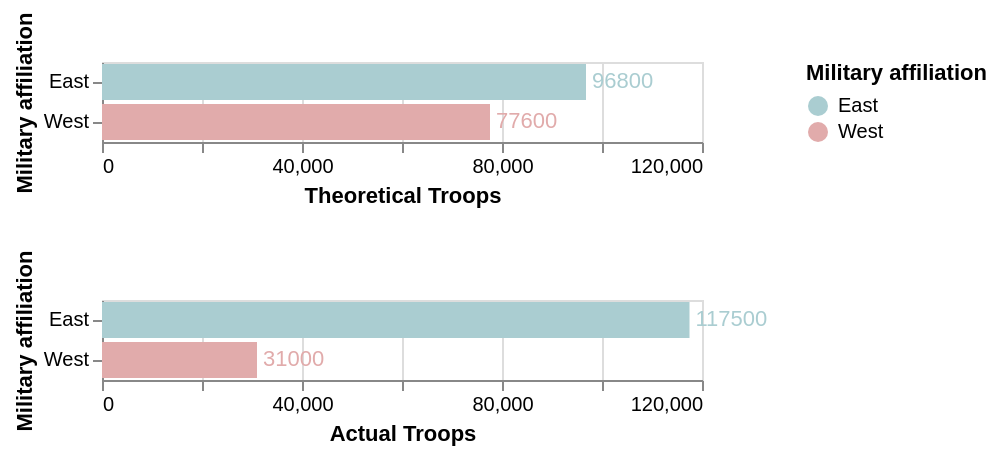

Write a Vega-Lite specification for this figure.
### Vega-Lite specification from a JSON file in a GitHub repository (floating-point values rounded to 4 significant figures)
{"$schema": "https://vega.github.io/schema/vega-lite/v5.json", "description": "Bar chart with text labels. Set domain to make the frame cover the labels.", "data": {"values": [{"Military affiliation": "East", "color": "red", "Theoretical Troops": 96800, "Actual Troops": 117500, "Leader": "Tokugawa Ieyasu", "Theoretical Stone High": 500, "Actual Stone High": 158}, {"Military affiliation": "West", "Theoretical Troops": 77600, "Actual Troops": 31000, "color": "skyblue", "Leader": "Ishida Mitsunari"}]}, "vconcat": [{"encoding": {"y": {"field": "Military affiliation", "type": "nominal"}, "x": {"field": "Theoretical Troops", "type": "quantitative", "scale": {"domain": [0, 120000]}}, "color": {"field": "Military affiliation", "type": "nominal", "scale": {"domain": ["East", "West"], "range": ["#aacdd1", "#e1abab"]}}, "tooltip": [{"field": "Military affiliation", "type": "nominal", "title": "Military affiliation"}, {"field": "Leader", "type": "nominal", "title": "Leader"}]}, "layer": [{"mark": "bar"}, {"mark": {"type": "text", "align": "left", "baseline": "middle", "dx": 3}, "encoding": {"text": {"field": "Theoretical Troops", "type": "quantitative"}}}]}, {"encoding": {"y": {"field": "Military affiliation", "type": "nominal"}, "x": {"field": "Actual Troops", "type": "quantitative", "scale": {"domain": [0, 120000]}}, "color": {"field": "Military affiliation", "type": "nominal", "scale": {"domain": ["East", "West"], "range": ["#aacdd1", "#e1abab"]}}, "tooltip": [{"field": "Military affiliation", "type": "nominal", "title": "Military affiliation"}, {"field": "Leader", "type": "nominal", "title": "Leader"}]}, "layer": [{"mark": "bar"}, {"mark": {"type": "text", "align": "left", "baseline": "middle", "dx": 3}, "encoding": {"text": {"field": "Actual Troops", "type": "quantitative"}}}]}], "config": {}}
